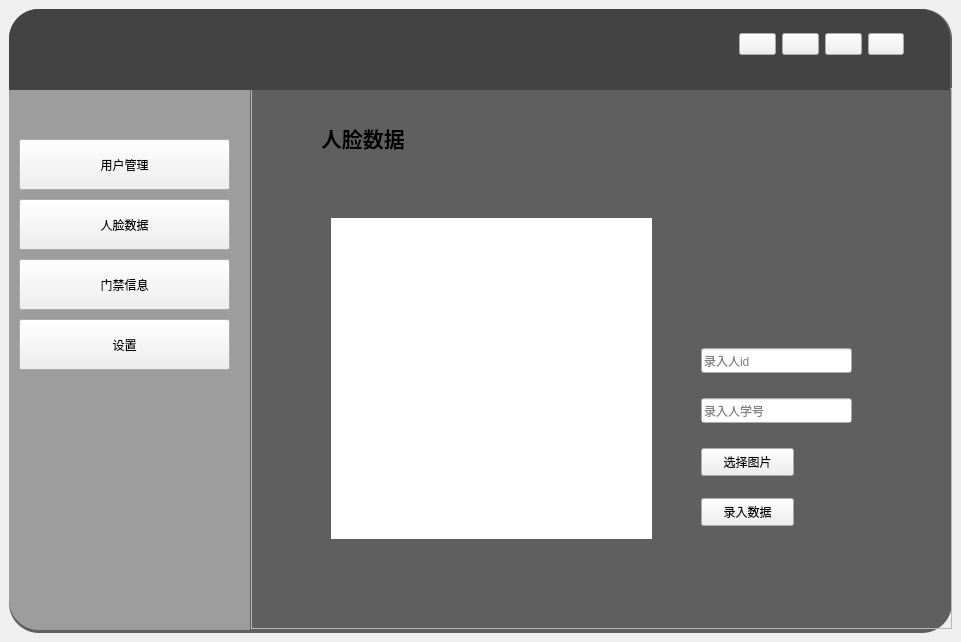
<?xml version="1.0" encoding="UTF-8"?>
<ui version="4.0">
 <class>MainWindow</class>
 <widget class="QMainWindow" name="MainWindow">
  <property name="geometry">
   <rect>
    <x>0</x>
    <y>0</y>
    <width>961</width>
    <height>642</height>
   </rect>
  </property>
  <property name="maximumSize">
   <size>
    <width>965</width>
    <height>16777215</height>
   </size>
  </property>
  <property name="mouseTracking">
   <bool>false</bool>
  </property>
  <property name="windowTitle">
   <string>MainWindow</string>
  </property>
  <property name="styleSheet">
   <string notr="true">#frame{
	background-color: rgb(95, 95, 95);
	border-radius:30px;
}</string>
  </property>
  <widget class="QWidget" name="centralwidget">
   <layout class="QHBoxLayout" name="horizontalLayout">
    <item>
     <widget class="QFrame" name="frame">
      <property name="styleSheet">
       <string notr="true">#frame{
	background-color: rgb(95, 95, 95);
	border-radius:30px;
}</string>
      </property>
      <property name="frameShape">
       <enum>QFrame::StyledPanel</enum>
      </property>
      <property name="frameShadow">
       <enum>QFrame::Raised</enum>
      </property>
      <widget class="QFrame" name="frame_2">
       <property name="geometry">
        <rect>
         <x>0</x>
         <y>80</y>
         <width>241</width>
         <height>541</height>
        </rect>
       </property>
       <property name="styleSheet">
        <string notr="true">#frame_2{
	background-color: rgb(157, 157,157);
	border-bottom-left-radius:30px;
}</string>
       </property>
       <property name="frameShape">
        <enum>QFrame::StyledPanel</enum>
       </property>
       <property name="frameShadow">
        <enum>QFrame::Raised</enum>
       </property>
       <widget class="QPushButton" name="userButton">
        <property name="geometry">
         <rect>
          <x>10</x>
          <y>50</y>
          <width>211</width>
          <height>51</height>
         </rect>
        </property>
        <property name="text">
         <string>用户管理</string>
        </property>
       </widget>
       <widget class="QPushButton" name="faceButton">
        <property name="geometry">
         <rect>
          <x>10</x>
          <y>110</y>
          <width>211</width>
          <height>51</height>
         </rect>
        </property>
        <property name="text">
         <string>人脸数据</string>
        </property>
       </widget>
       <widget class="QPushButton" name="accessButton">
        <property name="geometry">
         <rect>
          <x>10</x>
          <y>170</y>
          <width>211</width>
          <height>51</height>
         </rect>
        </property>
        <property name="text">
         <string>门禁信息</string>
        </property>
       </widget>
       <widget class="QPushButton" name="setButton">
        <property name="geometry">
         <rect>
          <x>10</x>
          <y>230</y>
          <width>211</width>
          <height>51</height>
         </rect>
        </property>
        <property name="text">
         <string>设置</string>
        </property>
       </widget>
      </widget>
      <widget class="QFrame" name="frame_3">
       <property name="geometry">
        <rect>
         <x>242</x>
         <y>79</y>
         <width>701</width>
         <height>541</height>
        </rect>
       </property>
       <property name="frameShape">
        <enum>QFrame::StyledPanel</enum>
       </property>
       <property name="frameShadow">
        <enum>QFrame::Raised</enum>
       </property>
       <widget class="QStackedWidget" name="stackedWidget">
        <property name="geometry">
         <rect>
          <x>10</x>
          <y>20</y>
          <width>661</width>
          <height>501</height>
         </rect>
        </property>
        <property name="currentIndex">
         <number>1</number>
        </property>
        <widget class="QWidget" name="userPage">
         <widget class="QLabel" name="label">
          <property name="geometry">
           <rect>
            <x>60</x>
            <y>10</y>
            <width>111</width>
            <height>41</height>
           </rect>
          </property>
          <property name="text">
           <string>&lt;html&gt;&lt;head/&gt;&lt;body&gt;&lt;p&gt;&lt;span style=&quot; font-size:16pt; font-weight:700;&quot;&gt;用户管理&lt;/span&gt;&lt;/p&gt;&lt;/body&gt;&lt;/html&gt;</string>
          </property>
         </widget>
         <widget class="QTableView" name="tableView">
          <property name="geometry">
           <rect>
            <x>30</x>
            <y>60</y>
            <width>581</width>
            <height>311</height>
           </rect>
          </property>
         </widget>
         <widget class="QPushButton" name="reButton">
          <property name="geometry">
           <rect>
            <x>380</x>
            <y>380</y>
            <width>101</width>
            <height>41</height>
           </rect>
          </property>
          <property name="text">
           <string>刷新</string>
          </property>
         </widget>
         <widget class="QPushButton" name="delButton">
          <property name="geometry">
           <rect>
            <x>380</x>
            <y>440</y>
            <width>101</width>
            <height>41</height>
           </rect>
          </property>
          <property name="text">
           <string>删除</string>
          </property>
         </widget>
         <widget class="QPushButton" name="addButton">
          <property name="geometry">
           <rect>
            <x>510</x>
            <y>440</y>
            <width>101</width>
            <height>41</height>
           </rect>
          </property>
          <property name="text">
           <string>提交数据</string>
          </property>
         </widget>
         <widget class="QPushButton" name="adButton">
          <property name="geometry">
           <rect>
            <x>510</x>
            <y>380</y>
            <width>101</width>
            <height>41</height>
           </rect>
          </property>
          <property name="text">
           <string>新增行</string>
          </property>
         </widget>
         <widget class="QPushButton" name="serchButton">
          <property name="geometry">
           <rect>
            <x>30</x>
            <y>440</y>
            <width>101</width>
            <height>41</height>
           </rect>
          </property>
          <property name="text">
           <string>查询</string>
          </property>
         </widget>
         <widget class="QLineEdit" name="serchLine">
          <property name="geometry">
           <rect>
            <x>30</x>
            <y>390</y>
            <width>271</width>
            <height>31</height>
           </rect>
          </property>
          <property name="placeholderText">
           <string>通过学号查询</string>
          </property>
         </widget>
        </widget>
        <widget class="QWidget" name="facePage">
         <widget class="QLabel" name="label_2">
          <property name="geometry">
           <rect>
            <x>60</x>
            <y>10</y>
            <width>111</width>
            <height>41</height>
           </rect>
          </property>
          <property name="text">
           <string>&lt;html&gt;&lt;head/&gt;&lt;body&gt;&lt;p&gt;&lt;span style=&quot; font-size:16pt; font-weight:700;&quot;&gt;人脸数据&lt;/span&gt;&lt;/p&gt;&lt;/body&gt;&lt;/html&gt;</string>
          </property>
         </widget>
         <widget class="QLabel" name="huaLabel">
          <property name="geometry">
           <rect>
            <x>70</x>
            <y>110</y>
            <width>321</width>
            <height>321</height>
           </rect>
          </property>
          <property name="styleSheet">
           <string notr="true">background-color: rgb(255, 255, 255);</string>
          </property>
          <property name="text">
           <string/>
          </property>
         </widget>
         <widget class="QPushButton" name="selectPho">
          <property name="geometry">
           <rect>
            <x>440</x>
            <y>340</y>
            <width>93</width>
            <height>28</height>
           </rect>
          </property>
          <property name="text">
           <string>选择图片</string>
          </property>
         </widget>
         <widget class="QPushButton" name="yesBotton">
          <property name="geometry">
           <rect>
            <x>440</x>
            <y>390</y>
            <width>93</width>
            <height>28</height>
           </rect>
          </property>
          <property name="text">
           <string>录入数据</string>
          </property>
         </widget>
         <widget class="QLineEdit" name="nameLine">
          <property name="geometry">
           <rect>
            <x>440</x>
            <y>290</y>
            <width>151</width>
            <height>25</height>
           </rect>
          </property>
          <property name="placeholderText">
           <string>录入人学号</string>
          </property>
         </widget>
         <widget class="QLineEdit" name="idLine">
          <property name="geometry">
           <rect>
            <x>440</x>
            <y>240</y>
            <width>151</width>
            <height>25</height>
           </rect>
          </property>
          <property name="placeholderText">
           <string>录入人id</string>
          </property>
         </widget>
        </widget>
        <widget class="QWidget" name="accessPage">
         <widget class="QLabel" name="label_3">
          <property name="geometry">
           <rect>
            <x>60</x>
            <y>10</y>
            <width>111</width>
            <height>41</height>
           </rect>
          </property>
          <property name="text">
           <string>&lt;html&gt;&lt;head/&gt;&lt;body&gt;&lt;p&gt;&lt;span style=&quot; font-size:16pt; font-weight:700;&quot;&gt;门禁信息&lt;/span&gt;&lt;/p&gt;&lt;/body&gt;&lt;/html&gt;</string>
          </property>
         </widget>
         <widget class="QTableView" name="warnView">
          <property name="geometry">
           <rect>
            <x>60</x>
            <y>70</y>
            <width>531</width>
            <height>331</height>
           </rect>
          </property>
         </widget>
         <widget class="QPushButton" name="reButton_2">
          <property name="geometry">
           <rect>
            <x>292</x>
            <y>417</y>
            <width>71</width>
            <height>41</height>
           </rect>
          </property>
          <property name="text">
           <string>刷新</string>
          </property>
         </widget>
        </widget>
        <widget class="QWidget" name="setPage">
         <widget class="QLabel" name="label_4">
          <property name="geometry">
           <rect>
            <x>90</x>
            <y>10</y>
            <width>91</width>
            <height>41</height>
           </rect>
          </property>
          <property name="text">
           <string>&lt;html&gt;&lt;head/&gt;&lt;body&gt;&lt;p&gt;&lt;span style=&quot; font-size:16pt; font-weight:700;&quot;&gt;设置&lt;/span&gt;&lt;/p&gt;&lt;/body&gt;&lt;/html&gt;</string>
          </property>
         </widget>
         <widget class="QLabel" name="label_5">
          <property name="geometry">
           <rect>
            <x>30</x>
            <y>420</y>
            <width>101</width>
            <height>61</height>
           </rect>
          </property>
          <property name="font">
           <font>
            <family>幼圆</family>
            <pointsize>12</pointsize>
            <bold>true</bold>
           </font>
          </property>
          <property name="text">
           <string>关于我的:</string>
          </property>
         </widget>
         <widget class="QPushButton" name="pushButton_5">
          <property name="geometry">
           <rect>
            <x>150</x>
            <y>430</y>
            <width>71</width>
            <height>41</height>
           </rect>
          </property>
          <property name="text">
           <string/>
          </property>
          <property name="icon">
           <iconset>
            <normaloff>../../../sucai/icons/github.jpeg</normaloff>../../../sucai/icons/github.jpeg</iconset>
          </property>
          <property name="iconSize">
           <size>
            <width>72</width>
            <height>40</height>
           </size>
          </property>
         </widget>
         <widget class="QPushButton" name="pushButton_6">
          <property name="geometry">
           <rect>
            <x>250</x>
            <y>430</y>
            <width>41</width>
            <height>41</height>
           </rect>
          </property>
          <property name="text">
           <string/>
          </property>
          <property name="icon">
           <iconset>
            <normaloff>../../../sucai/icons/bilibili.jpeg</normaloff>../../../sucai/icons/bilibili.jpeg</iconset>
          </property>
          <property name="iconSize">
           <size>
            <width>72</width>
            <height>60</height>
           </size>
          </property>
         </widget>
         <widget class="QTableView" name="tableView_2">
          <property name="geometry">
           <rect>
            <x>40</x>
            <y>70</y>
            <width>261</width>
            <height>331</height>
           </rect>
          </property>
         </widget>
         <widget class="QPushButton" name="delManage">
          <property name="geometry">
           <rect>
            <x>490</x>
            <y>320</y>
            <width>111</width>
            <height>28</height>
           </rect>
          </property>
          <property name="text">
           <string>删除管理账号</string>
          </property>
         </widget>
         <widget class="QPushButton" name="addManage">
          <property name="geometry">
           <rect>
            <x>490</x>
            <y>270</y>
            <width>111</width>
            <height>31</height>
           </rect>
          </property>
          <property name="text">
           <string>添加/修改账号</string>
          </property>
         </widget>
         <widget class="QPushButton" name="reManage">
          <property name="geometry">
           <rect>
            <x>340</x>
            <y>320</y>
            <width>111</width>
            <height>28</height>
           </rect>
          </property>
          <property name="text">
           <string>刷新</string>
          </property>
         </widget>
         <widget class="QPushButton" name="addLine1">
          <property name="geometry">
           <rect>
            <x>340</x>
            <y>270</y>
            <width>111</width>
            <height>28</height>
           </rect>
          </property>
          <property name="text">
           <string>新增行</string>
          </property>
         </widget>
         <widget class="QLineEdit" name="xiuPassword">
          <property name="geometry">
           <rect>
            <x>342</x>
            <y>200</y>
            <width>261</width>
            <height>41</height>
           </rect>
          </property>
          <property name="placeholderText">
           <string>密码:</string>
          </property>
         </widget>
        </widget>
       </widget>
      </widget>
      <widget class="QFrame" name="frame_4">
       <property name="geometry">
        <rect>
         <x>0</x>
         <y>0</y>
         <width>941</width>
         <height>81</height>
        </rect>
       </property>
       <property name="styleSheet">
        <string notr="true">#frame_4{
	background-color: rgb(67,67,67);
	border-top-left-radius:30px;
	border-top-right-radius:30px;
}</string>
       </property>
       <property name="frameShape">
        <enum>QFrame::StyledPanel</enum>
       </property>
       <property name="frameShadow">
        <enum>QFrame::Raised</enum>
       </property>
       <widget class="QWidget" name="horizontalLayoutWidget">
        <property name="geometry">
         <rect>
          <x>730</x>
          <y>0</y>
          <width>165</width>
          <height>71</height>
         </rect>
        </property>
        <layout class="QHBoxLayout" name="horizontalLayout_2">
         <item>
          <widget class="QPushButton" name="pushButton_3">
           <property name="text">
            <string/>
           </property>
           <property name="icon">
            <iconset>
             <normaloff>../../../sucai/icons/minisize.png</normaloff>../../../sucai/icons/minisize.png</iconset>
           </property>
          </widget>
         </item>
         <item>
          <widget class="QPushButton" name="pushButton_4">
           <property name="text">
            <string/>
           </property>
           <property name="icon">
            <iconset>
             <normaloff>../../../sucai/icons/restore.png</normaloff>../../../sucai/icons/restore.png</iconset>
           </property>
           <property name="iconSize">
            <size>
             <width>20</width>
             <height>20</height>
            </size>
           </property>
           <property name="autoDefault">
            <bool>false</bool>
           </property>
           <property name="default">
            <bool>false</bool>
           </property>
          </widget>
         </item>
         <item>
          <widget class="QPushButton" name="pushButton_2">
           <property name="text">
            <string/>
           </property>
           <property name="icon">
            <iconset>
             <normaloff>../../../sucai/icons/maxsize.png</normaloff>../../../sucai/icons/maxsize.png</iconset>
           </property>
          </widget>
         </item>
         <item>
          <widget class="QPushButton" name="pushButton">
           <property name="text">
            <string/>
           </property>
           <property name="icon">
            <iconset>
             <normaloff>../../../sucai/icons/close.png</normaloff>../../../sucai/icons/close.png</iconset>
           </property>
          </widget>
         </item>
        </layout>
       </widget>
      </widget>
     </widget>
    </item>
   </layout>
  </widget>
 </widget>
 <resources/>
 <connections>
  <connection>
   <sender>pushButton</sender>
   <signal>clicked()</signal>
   <receiver>MainWindow</receiver>
   <slot>close()</slot>
   <hints>
    <hint type="sourcelabel">
     <x>929</x>
     <y>47</y>
    </hint>
    <hint type="destinationlabel">
     <x>938</x>
     <y>0</y>
    </hint>
   </hints>
  </connection>
  <connection>
   <sender>pushButton_2</sender>
   <signal>clicked()</signal>
   <receiver>MainWindow</receiver>
   <slot>showMaximized()</slot>
   <hints>
    <hint type="sourcelabel">
     <x>885</x>
     <y>34</y>
    </hint>
    <hint type="destinationlabel">
     <x>882</x>
     <y>0</y>
    </hint>
   </hints>
  </connection>
  <connection>
   <sender>pushButton_3</sender>
   <signal>clicked()</signal>
   <receiver>MainWindow</receiver>
   <slot>showMinimized()</slot>
   <hints>
    <hint type="sourcelabel">
     <x>790</x>
     <y>52</y>
    </hint>
    <hint type="destinationlabel">
     <x>951</x>
     <y>95</y>
    </hint>
   </hints>
  </connection>
  <connection>
   <sender>pushButton_4</sender>
   <signal>clicked()</signal>
   <receiver>MainWindow</receiver>
   <slot>showNormal()</slot>
   <hints>
    <hint type="sourcelabel">
     <x>834</x>
     <y>46</y>
    </hint>
    <hint type="destinationlabel">
     <x>717</x>
     <y>0</y>
    </hint>
   </hints>
  </connection>
 </connections>
</ui>
